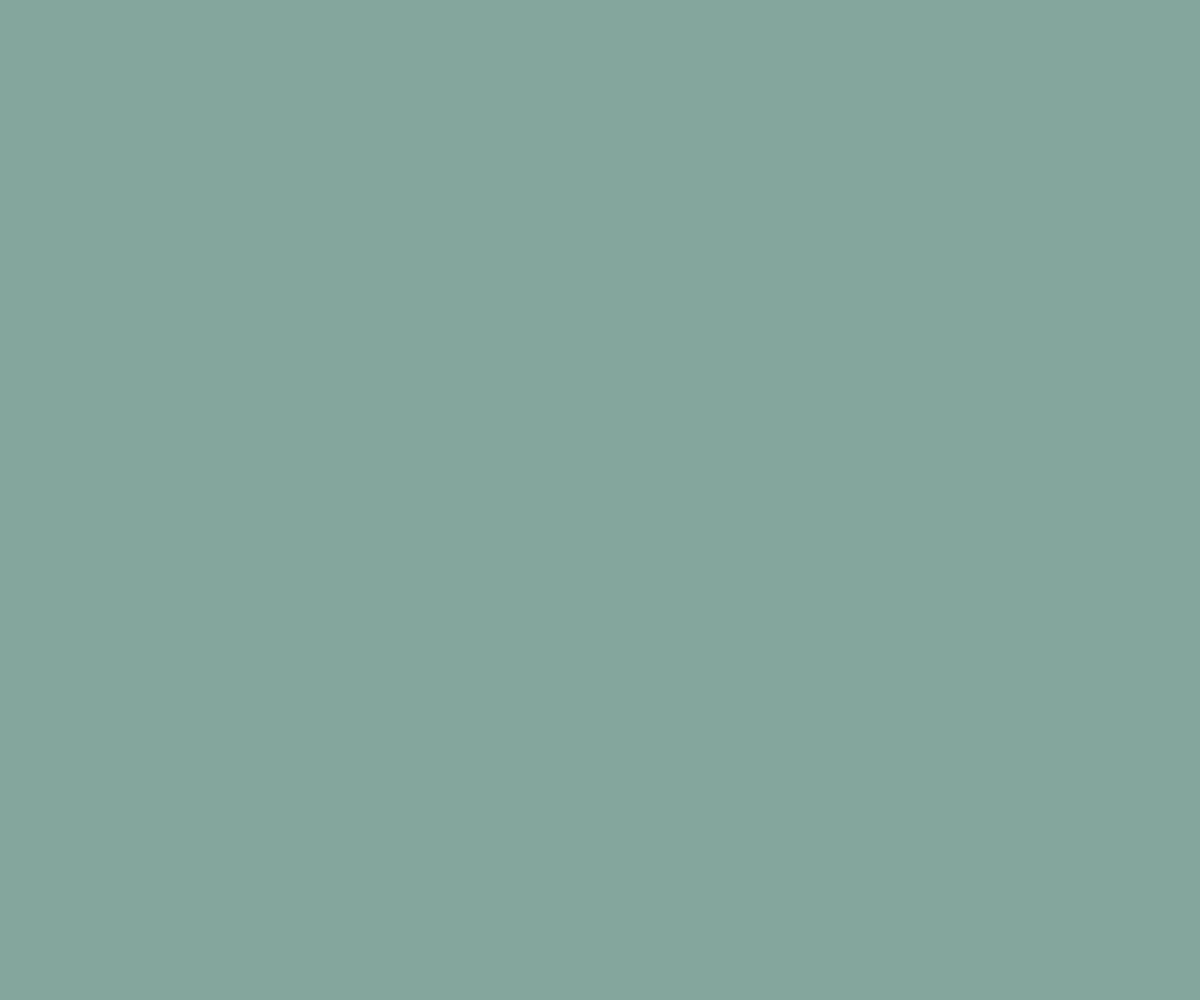
Frame 1 (no input)
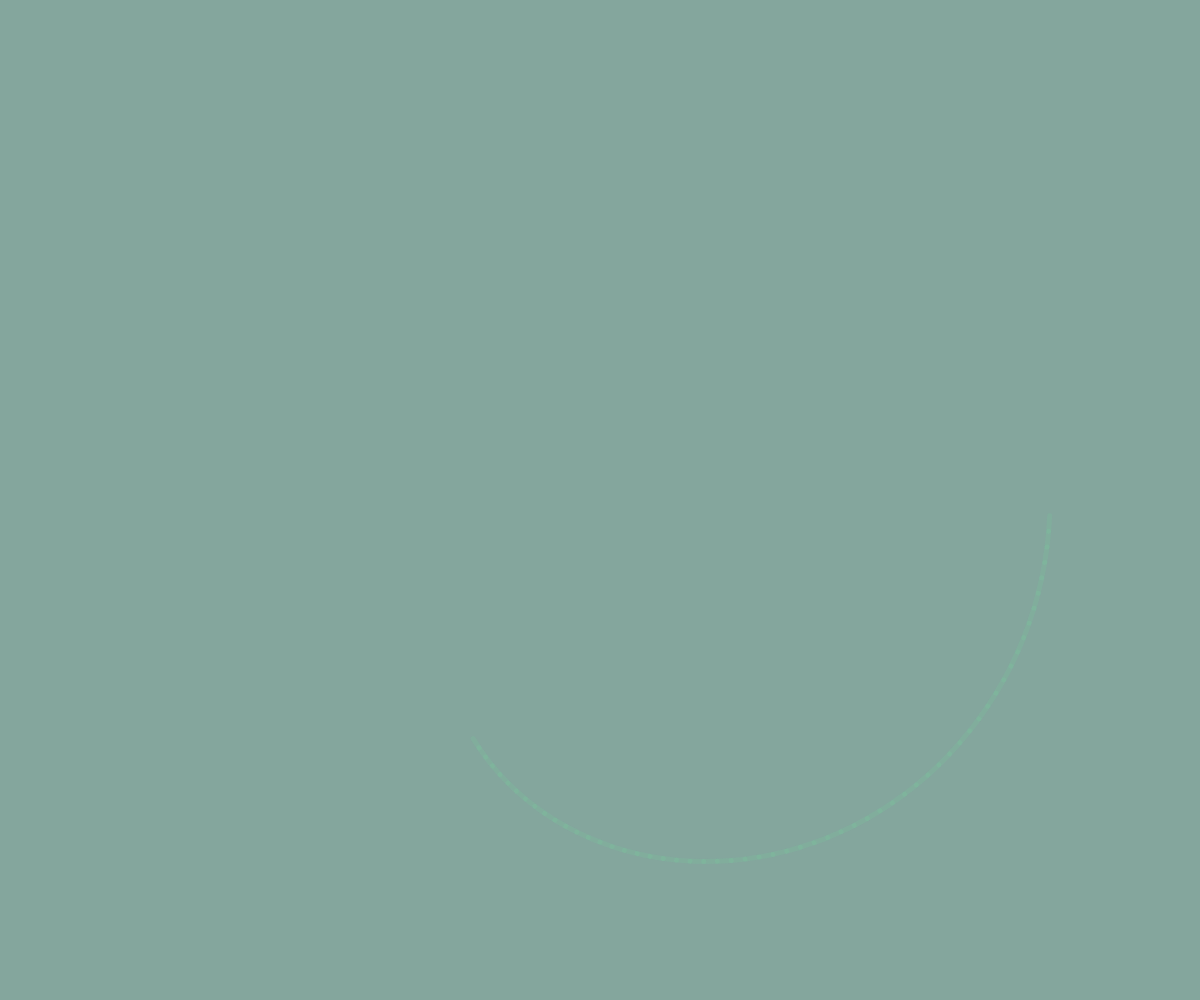
Frame 60 (no input)
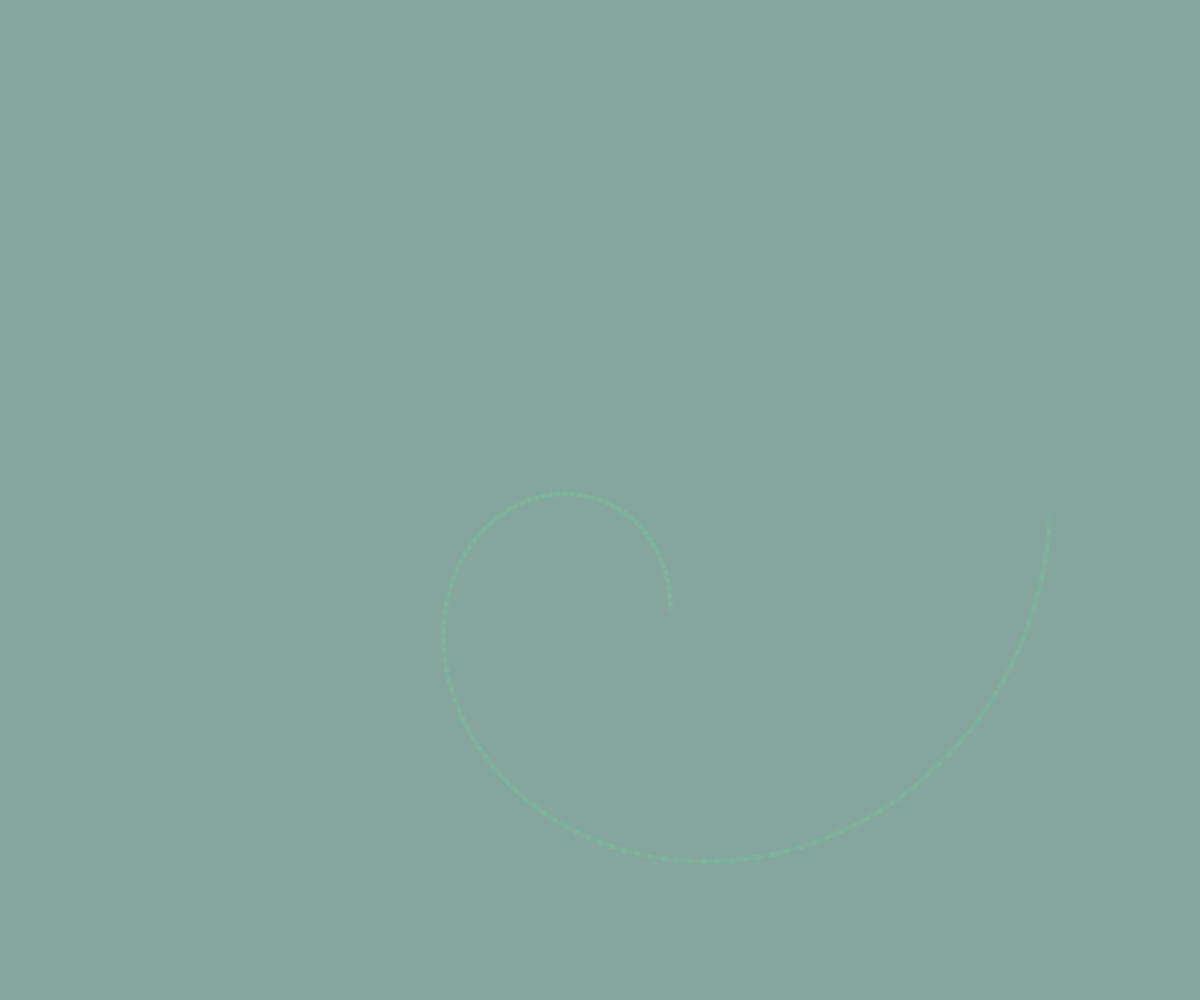
Frame 120 (the mouse pressed at the canvas centre since frame 60)

The p5.js sketch that drew these frames (run headless with seeded random() and noise() and a simulated clock; from frame 60 on, the mouse is pressed at the canvas centre):

// p5.js sketch
// ── sketch.js
let winHeight = window.innerHeight;
let winWidth = window.innerWidth;
let dim = Math.min(winHeight, winWidth);

let n = 0.45;

let pcor;
let cor;
let t

function setup() {
    let can = createCanvas(winWidth, winHeight).canvas;
    can.style.position = "fixed";
    can.style.top = "0px";
    can.style.zIndex = "-1";
    background("rgba(10, 79, 60, 0.5)");
    stroke('rgba(110, 239, 160, 0.1)');
    strokeWeight(5);
    angleMode(DEGREES);

    t = 0;
    pcor = {
        x: 0,
        y: 0
    };
    cor = {
        x: 0,
        y: 0
    };
}

function draw() {
    pcor = cor;
    cor = {
        x: ((0.9 * dim / 2) * (cos(t) * cos(n * t))) + winWidth/2,
        y: ((0.9 * dim / 2) * (sin(t) * cos(n * t))) + winHeight/2
    };
    if (t > 2) {
        line(pcor.x, pcor.y, cor.x, cor.y);
    }
    t += 2;
}
// ── content.js
content =
[
    {
        title: "About Me",
        content: [
            {
                text: [
                    "Lorem ipsum dolor sit amet, consectetur adipiscing elit, sed do eiusmod tempor incididunt ut labore et dolore magna aliqua. Vitae nunc sed velit dignissim sodales. Amet commodo nulla facilisi nullam vehicula ipsum a. Sed viverra ipsum nunc aliquet bibendum enim. Mauris sit amet massa vitae tortor condimentum lacinia quis. Suspendisse ultrices gravida dictum fusce ut. Imperdiet sed euismod nisi porta. Dignissim suspendisse in est ante in nibh mauris cursus mattis. Odio pellentesque diam volutpat commodo sed egestas egestas fringilla phasellus. Quis vel eros donec ac. Mi quis hendrerit dolor magna eget est. Tempus quam pellentesque nec nam. Donec ac odio tempor orci. Ut enim blandit volutpat maecenas volutpat blandit aliquam. Eget aliquet nibh praesent tristique magna sit.",
                    "Sed risus pretium quam vulputate dignissim suspendisse in. Augue neque gravida in fermentum et sollicitudin. Velit ut tortor pretium viverra suspendisse potenti nullam ac. Fringilla urna porttitor rhoncus dolor purus. Vel elit scelerisque mauris pellentesque pulvinar. Sem integer vitae justo eget magna fermentum iaculis eu. At quis risus sed vulputate. Nullam ac tortor vitae purus faucibus ornare. Eget sit amet tellus cras adipiscing. Amet facilisis magna etiam tempor orci. Ornare suspendisse sed nisi lacus sed viverra tellus."
                ],
                images: [
                    "https://upload.wikimedia.org/wikipedia/en/6/6e/University_of_Waterloo_seal.svg",
                    "https://www.webberacademy.ca/pac/Theatre/Home_files/Webber%20Logo%20Large.png"
                ]
            }
        ]
    },
    {
        title: "Projects",
        content: [
            {
                logo: "https://upload.wikimedia.org/wikipedia/commons/b/b6/SCD_algebraic_notation.svg",
                title: "CLI Chess Engine (WIP)",
                date: "August 2022 - Present",
                brief: "",
                full: [],
                links: [
                    {
                        link: "https://github.com/arnavcs/cli-chess-engine",
                        text: "github"
                    }
                ]
            },
            {
                logo: "https://upload.wikimedia.org/wikipedia/commons/2/20/Bash_Logo_black_and_white_icon_only.svg",
                title: "Bash Flashcards",
                date: "Apr 2022",
                brief: "",
                full: [],
                links: [
                    {
                        link: "https://github.com/arnavcs/flashcards",
                        text: "github"
                    }
                ]
            },
            {
                logo: "https://upload.wikimedia.org/wikipedia/commons/e/e5/Red-winged_blackbird_ASCII_art.png",
                title: "Braille ASCII Art Generator",
                date: "Apr 2021 - Jul 2021",
                brief: "",
                full: [],
                links: [
                    {
                        link: "https://github.com/arnavcs/ASCII-art",
                        text: "github"
                    }
                ]
            },
            {
                logo: "https://upload.wikimedia.org/wikipedia/commons/c/ce/Ipf_NIH.jpg",
                title: "Prognosing Idiopathic Pulmonary Fibrosis",
                date: "Dec 2020 - Jun 2021",
                brief: "",
                full: [],
                links: [
                    {
                        link: "./img/osic-cwsf-paper.pdf",
                        text: "CWSF paper"
                    },
                    {
                        link: "https://github.com/arnavcs/OSIC-IPF",
                        text: "github"
                    }
                ]
            },
            {
                logo: "https://upload.wikimedia.org/wikipedia/commons/f/f8/Casino_BlackJack.svg",
                title: "C++ Blackjack",
                date: "Dec 2020",
                brief: "",
                full: [],
                links: [
                    {
                        link: "https://github.com/arnavcs/black-jack",
                        text: "github"
                    }
                ]
            },
            {
                logo: "https://upload.wikimedia.org/wikipedia/commons/1/1c/Game_of_life_fpento.svg",
                title: "Conway's Game of Life",
                date: "Apr 2020 - May 2020",
                brief: "",
                full: [],
                links: [
                    {
                        link: "https://arnavcs.github.io/game-of-life/",
                        text: "website"
                    },
                    {
                        link: "https://github.com/arnavcs/game-of-life",
                        text: "github"
                    }
                ]
            },
            {
                logo: "https://upload.wikimedia.org/wikipedia/commons/0/01/Regular_polygon_5_annotated.svg",
                title: "Inferior Pentagon Web Game",
                date: "Mar 2020",
                brief: "",
                full: [],
                links: [
                    {
                        link: "https://arnavcs.github.io/inferior-pentagon-web/",
                        text: "website"
                    },
                    {
                        link: "https://github.com/arnavcs/inferior-pentagon-web",
                        text: "github"
                    }
                ]
            },
            {
                logo: "https://p5js.org/assets/img/p5js.svg",
                title: "Pong Web Game",
                date: "Feb 2020",
                brief: "",
                full: [],
                links: [
                    {
                        link: "https://arnavcs.github.io/pong/",
                        text: "website"
                    },
                    {
                        link: "https://github.com/arnavcs/pong",
                        text: "github"
                    }
                ]
            },
            {
                logo: "https://upload.wikimedia.org/wikipedia/commons/2/25/7_Petal_rose.svg",
                title: "Rose Curve Generator",
                date: "Feb 2020",
                brief: "",
                full: [],
                links: [
                    {
                        link: "https://arnavcs.github.io/rose-curve-generator/",
                        text: "website"
                    },
                    {
                        link: "https://github.com/arnavcs/rose-curve-generator",
                        text: "github"
                    }
                ]
            },
            {
                logo: "https://upload.wikimedia.org/wikipedia/commons/6/6b/Lissajous_curve_3by4.svg",
                title: "Lissajous Curve Generator",
                date: "Feb 2020",
                brief: "",
                full: [],
                links: [
                    {
                        link: "https://arnavcs.github.io/lissajous-curve-generator/",
                        text: "website"
                    },
                    {
                        link: "https://github.com/arnavcs/lissajous-curve-generator",
                        text: "github"
                    }
                ]
            }
        ]
    },
    {
        title: "Achievements",
        content: [
            {
                title: "2022",
                points: [
                    "10th in Canada, Asian Pacific Mathematical Olympiad",
                    "1st and a perfect score, Alberta High School Math Competition pt. I",
                    "1st, Alberta High School Math Competition pt. II",
                    "123 out of 150, American Mathematics Contest 12",
                    "Qualified, Canadian Mathematics Olympiad",
                    "Qualified, American Invitational Math Exam",
                    "11th, Canadian Association of Physicists Contest",
                    "President's Award, Webber Academy"
                ]
            },
            {
                title: "2021",
                points: [
                    "Top 18 of 90, Canadian Mathematics Olympiad",
                    "Top in Alberta overall and 72 out of 80 points, Canadian Open Mathematics Challenge",
                    "1st, Alberta High School Math Competition pt. I",
                    "7th, Alberta High School Math Competition pt. II",
                    "Qualified, American Invitational Math Exam",
                    "1st in Alberta and 27th nationally, Fermat",
                    "Top 1.5%, Canadian Senior Math Contest",
                    "Gold medal and Buckley Engineering Award, Calgary Youth Science Fair",
                    "Bronze Finalist, Canada Wide Science Fair",
                    "17th globally (12th in Canada), Sir Isaac Newton Exam",
                    "Maxime Richardson Citizenship Award, Webber Academy"
                ]
            },
            {
                title: "2020",
                points: [
                    "Alberta silver medalist (Grade 11) and 5th overall, Canadian Open Mathematics Challenge",
                    "11th in grade 10, American Mathematics Competition 12",
                    "Qualified, American Invitational Math Exam",
                    "1th, Alberta High School Math Competition pt. I",
                    "10th, Alberta High School Math Competition pt. II",
                    "Top 0.5%, Fermat and Canadian Senior Math Contest",
                    "1st in Alberta, Michael Smith Science Challenge"
                ]
            },
            {
                title: "2019",
                points: [
                    "Team Captain, Canadian International Mathematics Competition team",
                    "Silver and Bronze medals, South Africa International Mathematics Competition",
                    "Alberta silver medalist (Grade 10) and 8th overall, Canadian Open Mathematics Challenge",
                    "2nd, Caribou Contest",
                    "Robert Barrington Leigh Memorial Prize, Alberta High School Math Competition",
                    "1st, Fryer Math Contest",
                    "7th, Canadian Intermediate Mathematics Contest",
                    "Top 1.5%, Fermat and Euclid",
                    "Gold medal and the Senior Pacific Institute of Mathematical Sciences Award, Calgary Youth Science Fair"
                ]
            },
            {
                title: "2018",
                points: [
                    "Merit, Bulgaria International Mathematics Competition",
                    "Top 1%, Canadian Intermediate Mathematics Contest",
                    "10th, Pascal Math Contest",
                    "23rd, Fryer Math Contest",
                    "Alberta gold medal (grade 9), Canadian Open Mathematics Challenge"
                ]
            },
            {
                title: "2017",
                points: [
                    "Alberta gold medal (grade 8), Canadian Open Mathematics Challenge"
                ]
            },
            {
                title: "2016",
                points: [
                    "Gold medal and the Junior Pacific Institute of Mathematical Sciences Award, Calgary Youth Science Fair"
                ]
            }
        ]
    },
    {
        title: "Experience",
        content: [
            {
                logo: "./img/tektorch-logo.jpg",
                title: "Tektorch.ai",
                date: "Apr 2022 - Jul 2022",
                brief: "Part-time junior programmer",
                full: [],
                links: [
                    {
                        link: "https://www.tektorch.ai/",
                        text: "website"
                    }
                ]
            },
            {
                logo: "./img/code-ninjas-logo.jpg",
                title: "Code Ninjas West Springs",
                date: "Mar 2022 - Apr 2022",
                brief: "Part-time code sensei",
                full: [],
                links: [
                    {
                        link: "https://www.codeninjas.com/west-springs-calgary-ab-ca",
                        text: "website"
                    }
                ]
            },
            {
                logo: "./img/uofa-logo.jpg",
                title: "Univeristy of Alberta",
                date: "Jul 2021 - Aug 2021",
                brief: "Computing Science High School Intern",
                full: [],
                links: [
                    {
                        link: "https://www.ualberta.ca/computing-science/explore/hs-internships/index.html",
                        text: "website"
                    }
                ]
            }
        ]
    },
    {
        title: "Education",
        content: [
            {
                logo: "https://upload.wikimedia.org/wikipedia/en/6/6e/University_of_Waterloo_seal.svg",
                title: "University of Waterloo",
                date: "2022 - Present",
                brief: "Bachelor of Computer Science",
                full: [
                    "Ronald G. Dunkley National Scholarship",
                    "President’s Entrance Scholarship of Distinction"
                ],
                links: [
                    {
                        link: "https://uwaterloo.ca/",
                        text: "website"
                    },
                    {
                        link: "tel:+15198884567",
                        text: "phone"
                    }
                ]
            },
            {
                logo: "https://www.webberacademy.ca/pac/Theatre/Home_files/Webber%20Logo%20Large.png",
                title: "Webber Academy",
                date: "2008 - 2022",
                brief: "Webber Scholar from grade 6 to 12",
                full: [
                    "Annual merit scholarship recipient"
                ],
                links: []
            }
        ]
    }
]


// ── script.js
window.onload = () => {
    let buttons = document.getElementsByTagName("h2");
    
    function expand(event) {
        if (this.nextElementSibling.style.display == "none") {
            for (let button of buttons) {
                button.nextElementSibling.style.display = "none";
            }
            this.nextElementSibling.style.display = "flex";
        } else {
            this.nextElementSibling.style.display = "none";
        }
    }

    for (let button of buttons) {
        button.nextElementSibling.style.display = "none";
        button.addEventListener('click', expand);
    }
}
// ── style.css
body {
    margin: 0px;
    padding: 0px;
    background-color: rgb(220, 220, 220);
}

h1 {
    text-align: center;
    font-size: 100px;
    font-family: 'Poppins', sans-serif;
    margin: 0px;
}

div {
    display: flex;
    flex-direction: row;
    align-content: center;
    justify-content: center;
}

div a {
    font-size: 50px;
    color: black;
    text-decoration: none;
}

div a img{
    height: 50px;
    padding: 10px;
    margin: 10px;
}
// ── template.html
<!doctype html>
<html lang="en">
  <head>
    <meta charset="utf-8">
    <title>$title$</title>
    <link rel="stylesheet" href="./style.css">
  </head>
  <body>
    <div class="bg-fixed"></div>
    <header>
      <hgroup>
        <h1 id="title">$title$</h1>
        <nav>
          <a href="https://github.com/arnavcs">[Github]</a>
          <a href="./resume-cv/resume.pdf">[Resume]</a>
          <a href="./resume-cv/cv.pdf">[CV]</a>
        </nav>
      </hgroup>
    </header>
    <main>
      <article>
        $body$
      </article>
    </main>
    <footer>
      <p>
        This page is part of <a href="https://ring.simonwu.dev/">Simon's Cozyring</a>!
        Check out the <a href="https://ring.simonwu.dev/prev/arnav">previous</a>,
        <a href="https://ring.simonwu.dev/next/arnav">next</a>,
        or a <a href="https://ring.simonwu.dev/random/arnav">random</a> page in the ring!
      </p>
      <p>
        The colour scheme used on this page is <a href="https://github.com/rebelot/kanagawa.nvim">Kanagawa</a>.
      </p>
    </footer>
  </body>
</html>
